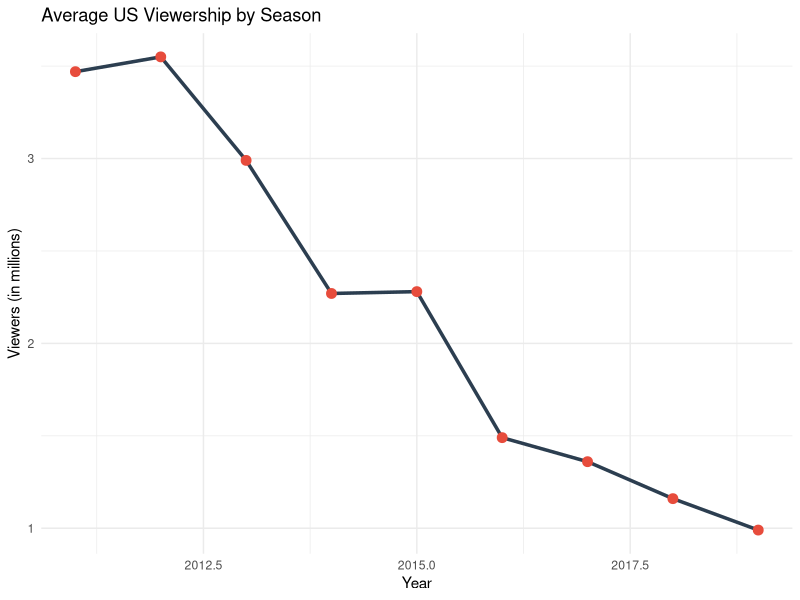
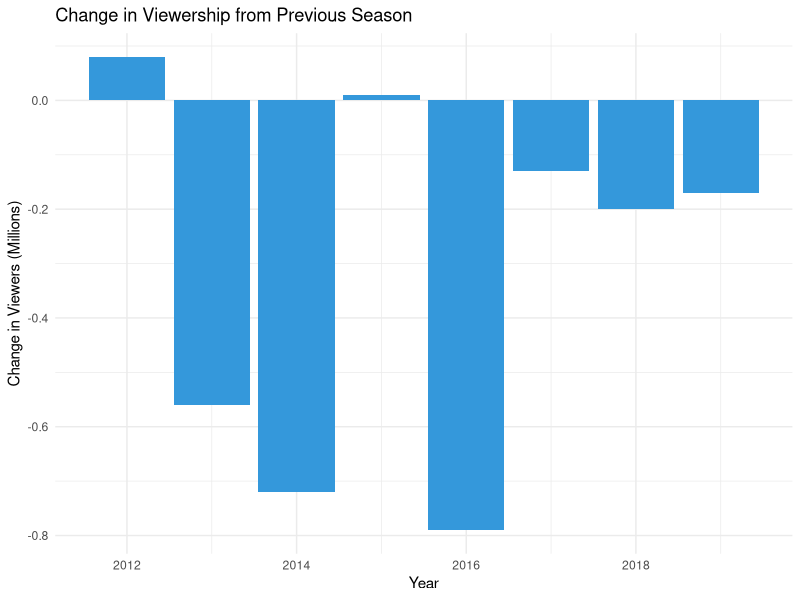

These figures' R source, in order:
## ---- chunk 1
# Load libraries
library(tibble)
library(dplyr)
library(ggplot2)

# Season-wise average US viewership (in millions)
viewership <- tibble(
  Season = 1:9,
  Year = 2011:2019,
  Viewers = c(3.47, 3.55, 2.99, 2.27, 2.28, 1.49, 1.36, 1.16, 0.99)
)
## ---- chunk 2
ggplot(viewership, aes(x = Year, y = Viewers)) +
  geom_line(color = "#2C3E50", size = 1.2) +
  geom_point(size = 3, color = "#E74C3C") +
  labs(title = "Average US Viewership by Season",
       x = "Year",
       y = "Viewers (in millions)") +
  theme_minimal()
## ---- chunk 3
viewership <- viewership %>%
  mutate(Change = Viewers - lag(Viewers))

ggplot(viewership[-1, ], aes(x = Year, y = Change)) +
  geom_col(fill = "#3498DB") +
  labs(title = "Change in Viewership from Previous Season",
       x = "Year",
       y = "Change in Viewers (Millions)") +
  theme_minimal()

